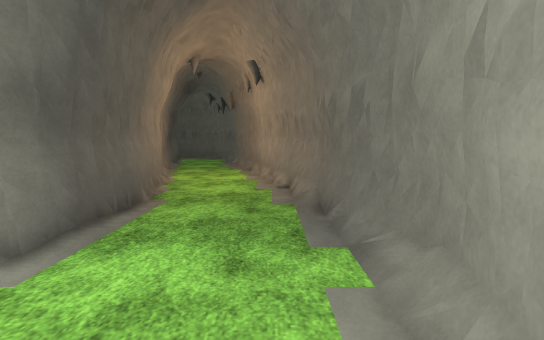
View 1 (above)

17 first-person views from a walk through a 3-D level made in the Unity game engine. The camera is 1.4 m above the floor, tilts 6° down and sees 90° across. The floor is counted in squares, 1 m on a side. Each view is taken from the middle of a square. On the plan, view 1 faces up. The plan holds only what a view shows up to about 13 squares ahead; the rest is blank. The place goes on beyond the plan. The terrain is drawn as flat ground. The player character is not drawn. Surface patterns are stand-ins for the level's own textures.

View 2
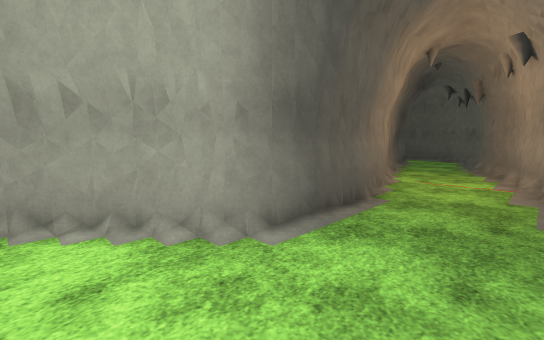

View 3
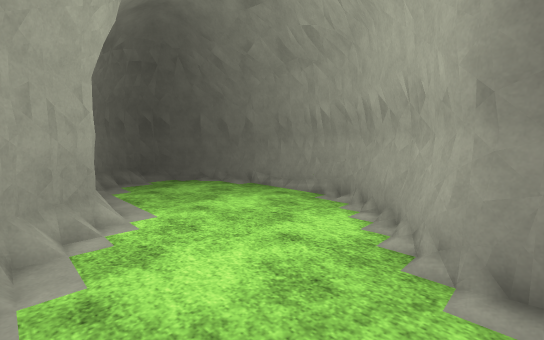

View 4
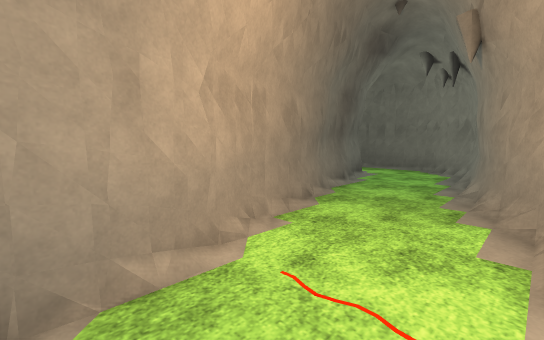

View 5
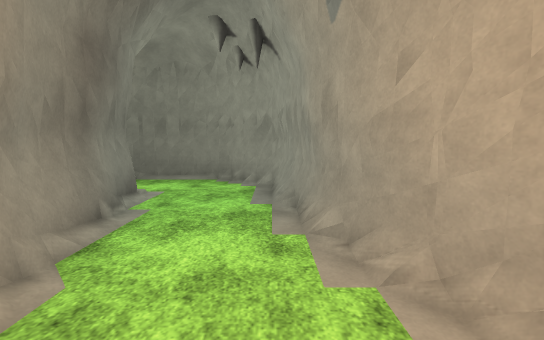

View 6
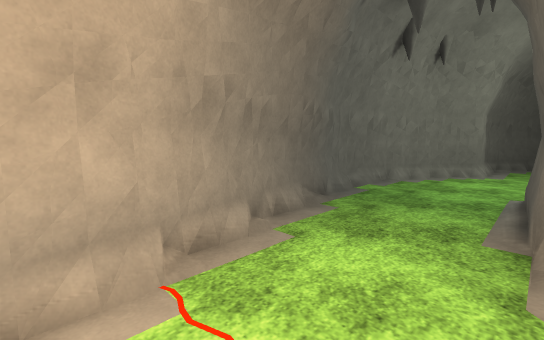

View 7
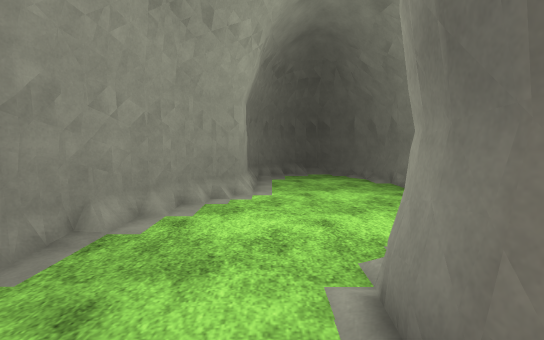

View 8
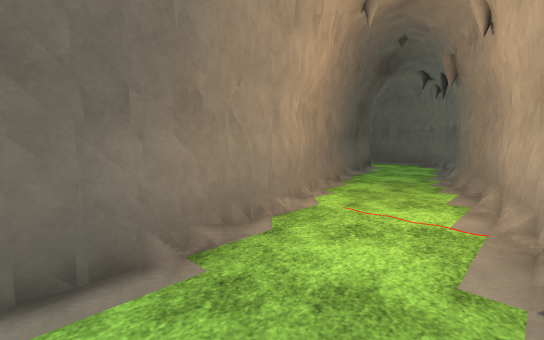

View 9
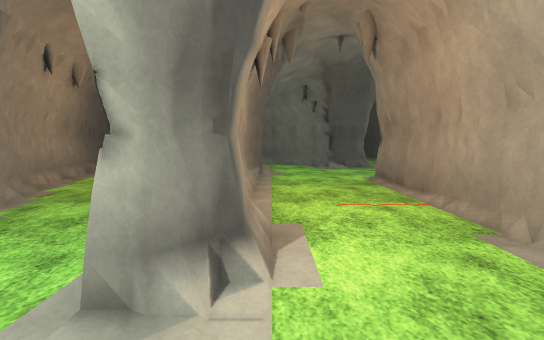

View 10
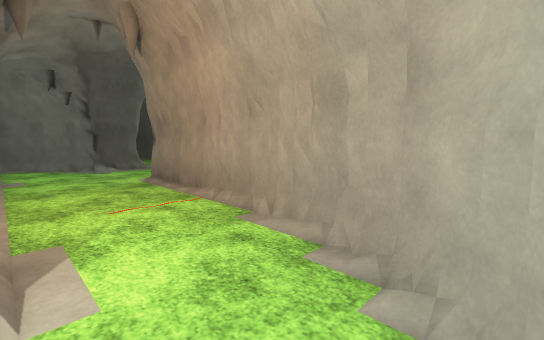

View 11
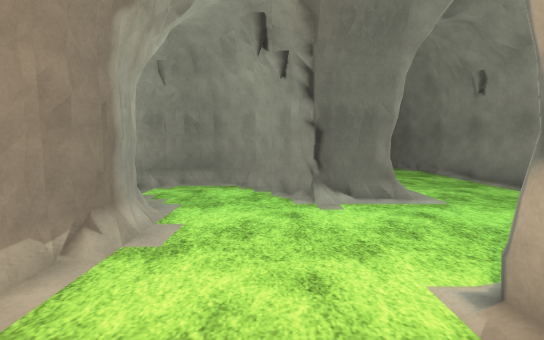

View 12
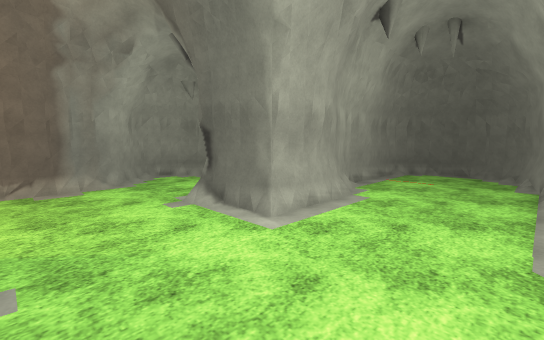

View 13
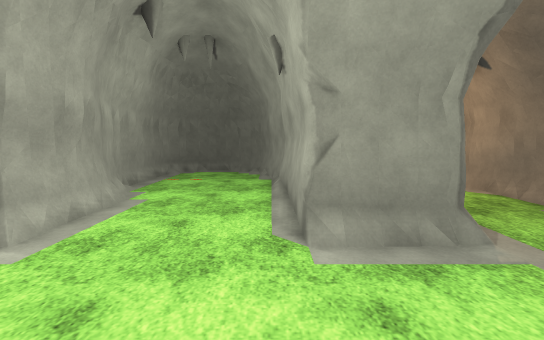

View 14
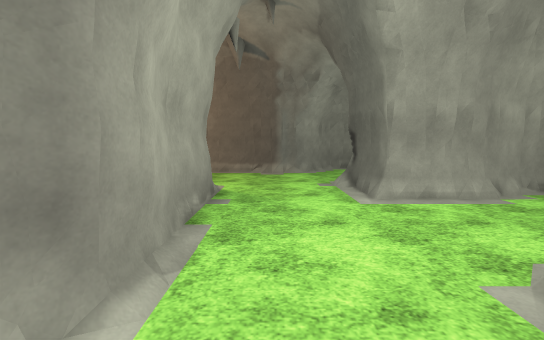

View 15
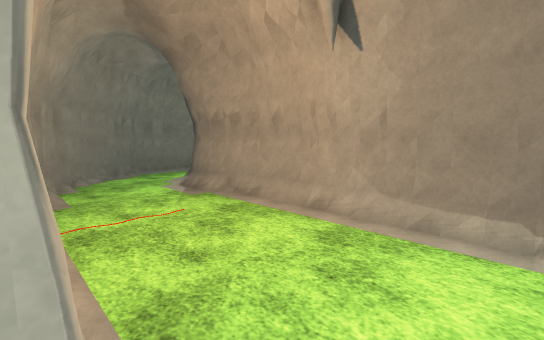

View 16
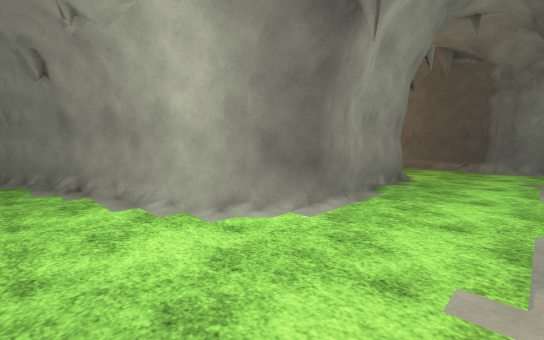

View 17
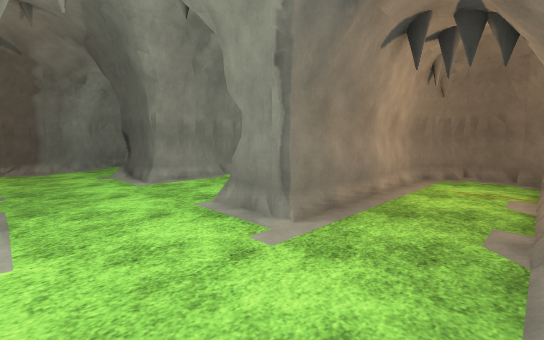

### Floor plan
Key: @ floor where view 1 was taken; # wall or solid block; . floor; = window, fence, low wall or low ledge.
Columns run from 23 left of view 1 to 2 right of it. Each row starts with its distance up from view 1.
 23                ####
 22              ###..##
 21             ##.....##
 20             #.......#
 19 ##         ##.......##
 18 .#         #...###...#
 17 .#         #...###...#
 16 .##        #...=##...#
 15 ..#        #....##...##
 14 ..#        #....###...#
 13 ..##       #....# #...#
 12 ...#       #....# #...##
 11 ...#########....# #....#
 10 ................# ##...#
  9 ...............##  #...##
  8 ...............##  #...=#
  7 ................## ##...#
  6  ..###....####...#  #...#
  5  ..# #....#  ##..#  #...#
  4 #..# #....#   ####  #...##
  3 #..# #....##       ##....#
  2 #..# #.....#      ##....##
  1 #..# ##....#     ##.....#
  0 ...#  #....#     #.....@#
 -1  ..#  #....#     #.....##
 -2 ####  ##..##     #....##
 -3        ####      #....#
 -4                  #....#
 -5                  #....#
 -6                  ##..##
 -7                   ####

Positions as (right, up) in squares from view 1, and headings:
1: (0, 0), facing up
2: (0, 0), facing up-left
3: (0, 3), facing down-left
4: (-1, 8), facing up-left
5: (-3, 12), facing up
6: (-3, 11), facing down-right
7: (-2, 5), facing down
8: (0, 5), facing up-left
9: (-8, 21), facing down
10: (-8, 21), facing down-left
11: (-10, 13), facing down
12: (-17, 10), facing down-right
13: (-17, 10), facing down
14: (-20, 9), facing right
15: (-12, 10), facing up-right
16: (-23, 7), facing up-right
17: (-23, 10), facing down-right
